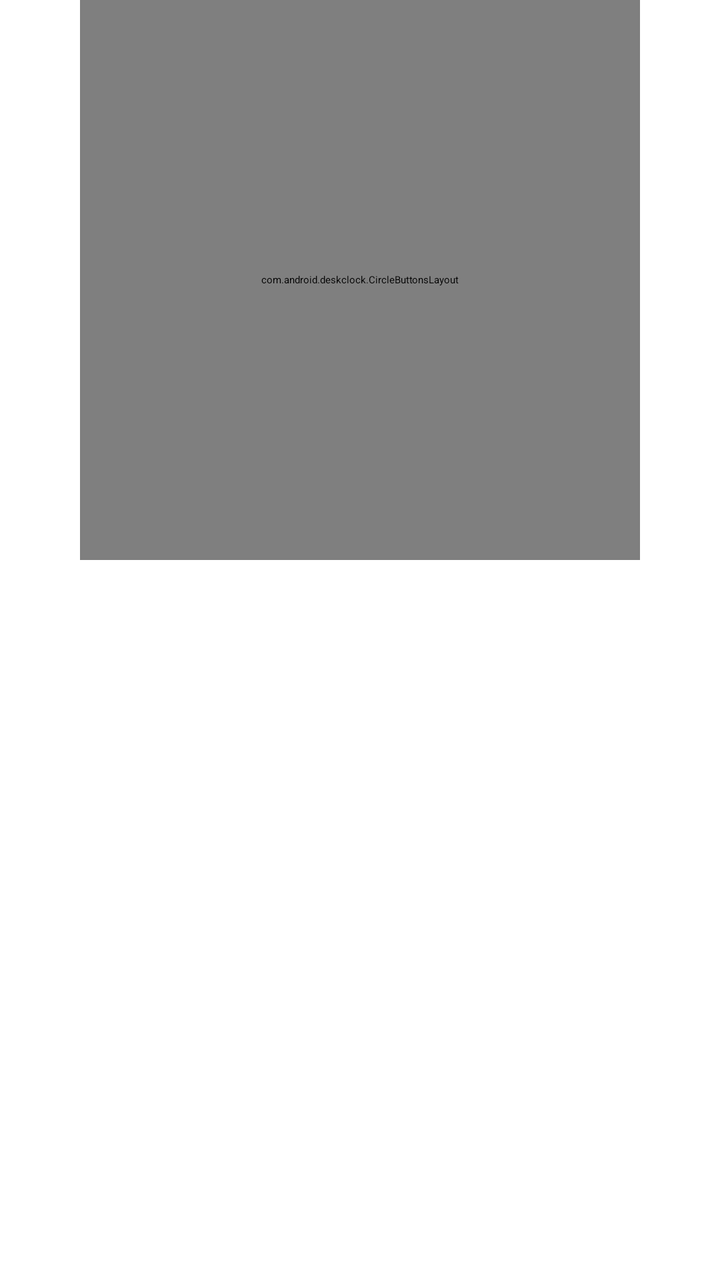
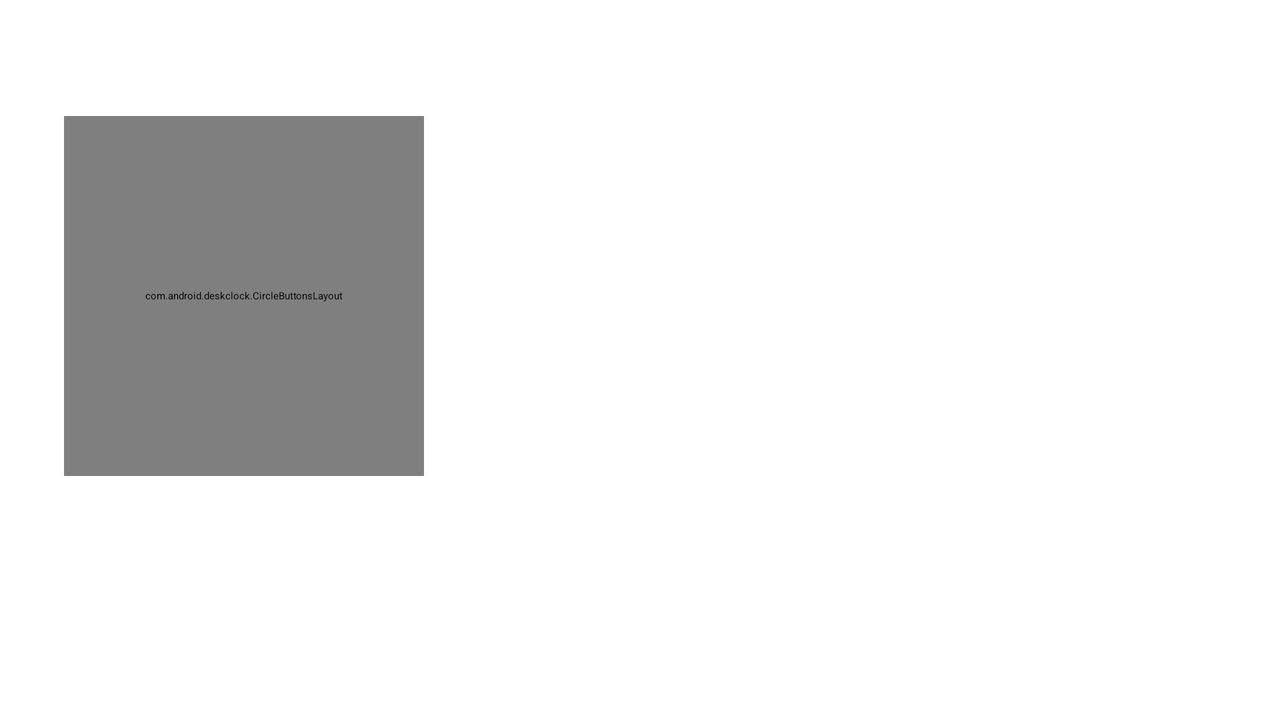

First picture: res/layout/ on a phone held upright. Second picture: the repository's own variant of that layout, on a device whose configuration matches the variant's folder. Source for both follows.
<!-- AndroidManifest.xml: application theme Theme.DeskClock -->
<!-- res/layout/stopwatch_fragment.xml -->
<?xml version="1.0" encoding="utf-8"?>
<LinearLayout xmlns:android="http://schemas.android.com/apk/res/android"
    android:layout_width="match_parent"
    android:layout_height="match_parent"
    android:orientation="vertical" >

    <Space
        android:id="@+id/start_space"
        android:visibility="gone"
        android:layout_weight="1"
        android:layout_width="match_parent"
        android:layout_height="0dip"/>

    <com.android.deskclock.CircleButtonsLayout
        android:id="@+id/stopwatch_circle"
        android:layout_width="@dimen/circle_size"
        android:layout_height="@dimen/circle_size"
        android:layout_gravity="center"
        android:layout_marginLeft="@dimen/circle_margin"
        android:layout_marginStart="@dimen/circle_margin"
        android:layout_marginRight="@dimen/circle_margin"
        android:layout_marginEnd="@dimen/circle_margin"
        android:elevation="@dimen/circle_elevation"
        android:background="@drawable/bg_circle_view" >

        <com.android.deskclock.CircleTimerView
            android:id="@+id/stopwatch_time"
            android:layout_width="match_parent"
            android:layout_height="match_parent" />
        <com.android.deskclock.timer.CountingTimerView
            android:id="@+id/stopwatch_time_text"
            android:layout_width="wrap_content"
            android:layout_height="@dimen/big_font_size"
            android:layout_gravity="center"
            android:background="?android:attr/selectableItemBackgroundBorderless" />

    </com.android.deskclock.CircleButtonsLayout>

    <Space
            android:id="@+id/end_space"
            android:visibility="gone"
            android:layout_weight="1"
            android:layout_width="match_parent"
            android:layout_height="0dip"/>

    <ListView
        android:id="@+id/laps_list"
        android:layout_weight="2"
        android:layout_width="match_parent"
        android:layout_height="0dip" />

    <Space
        android:layout_width="match_parent"
        android:layout_height="@dimen/footer_button_size"
        android:layout_margin="@dimen/footer_button_layout_margin" />

</LinearLayout>
<!-- resources referenced by this layout -->
<resources>
  <dimen name="big_font_size">88sp</dimen>
  <dimen name="circle_elevation">5dp</dimen>
  <dimen name="circle_margin">32dp</dimen>
  <dimen name="circle_size">280dp</dimen>
  <dimen name="footer_button_layout_margin">16dip</dimen>
  <dimen name="footer_button_size">56dip</dimen>
</resources>
<!-- res/layout-land/stopwatch_fragment.xml (the repository's variant of the layout above) -->
<!-- drawn on the phone turned sideways -->
<?xml version="1.0" encoding="utf-8"?>
<LinearLayout xmlns:android="http://schemas.android.com/apk/res/android"
    android:layout_width="match_parent"
    android:layout_height="match_parent"
    android:orientation="horizontal"
    android:baselineAligned="false">

    <Space
            android:id="@+id/start_space"
            android:visibility="gone"
            android:layout_weight="0.5"
            android:layout_width="match_parent"
            android:layout_height="0dp"/>

    <com.android.deskclock.CircleButtonsLayout
        android:id="@+id/stopwatch_circle"
        android:layout_width="@dimen/circle_size"
        android:layout_height="@dimen/circle_size"
        android:layout_gravity="center"
        android:layout_marginLeft="32dip"
        android:layout_marginBottom="32dip"
        android:layout_marginRight="32dip"
        android:elevation="@dimen/circle_elevation"
        android:background="@drawable/bg_circle_view" >

        <com.android.deskclock.CircleTimerView
            android:id="@+id/stopwatch_time"
            android:layout_width="match_parent"
            android:layout_height="match_parent"/>
        <com.android.deskclock.timer.CountingTimerView
            android:id="@+id/stopwatch_time_text"
            android:layout_width="wrap_content"
            android:layout_height="@dimen/big_font_size"
            android:layout_gravity="center"
            android:background="?android:attr/selectableItemBackgroundBorderless" />

    </com.android.deskclock.CircleButtonsLayout>

    <ListView
        android:id="@+id/laps_list"
        android:layout_marginTop="32dip"
        android:layout_marginBottom="48dip"
        android:layout_marginStart="@dimen/stopwatch_list_margin_start"
        android:layout_marginEnd="16dip"
        android:layout_gravity="center"
        android:layout_width="wrap_content"
        android:layout_height="wrap_content" />

    <Space
            android:id="@+id/end_space"
            android:visibility="gone"
            android:layout_weight="0.5"
            android:layout_width="match_parent"
            android:layout_height="0dp"/>

</LinearLayout>
<!-- resources referenced by the variant -->
<!-- as the phone turned sideways resolves them -->
<resources>
  <dimen name="big_font_size">88sp</dimen>
  <dimen name="circle_elevation">5dp</dimen>
  <!-- from res/values-land/ -->
  <dimen name="circle_size">180dip</dimen>
  <dimen name="stopwatch_list_margin_start">64dip</dimen>
</resources>
